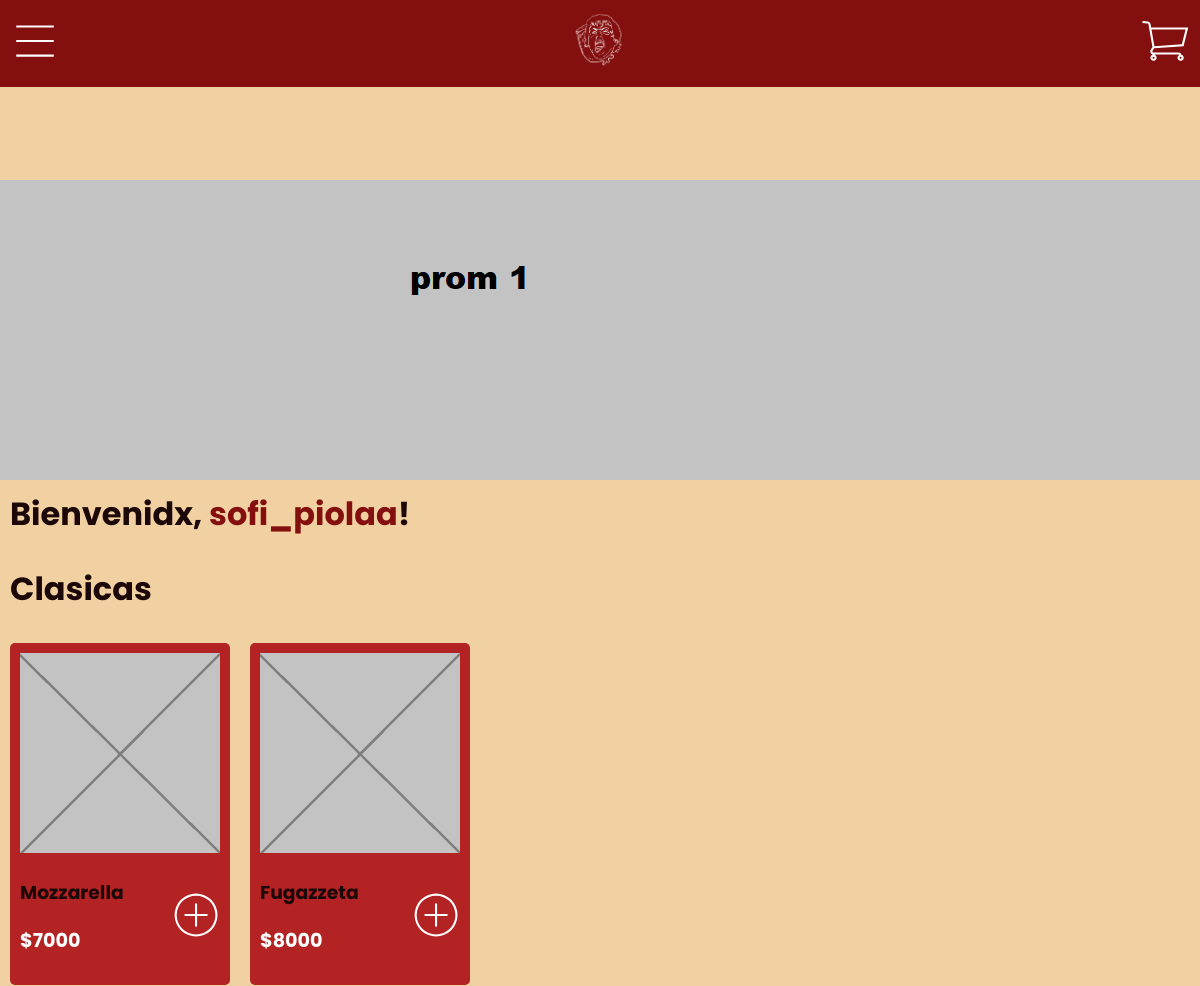
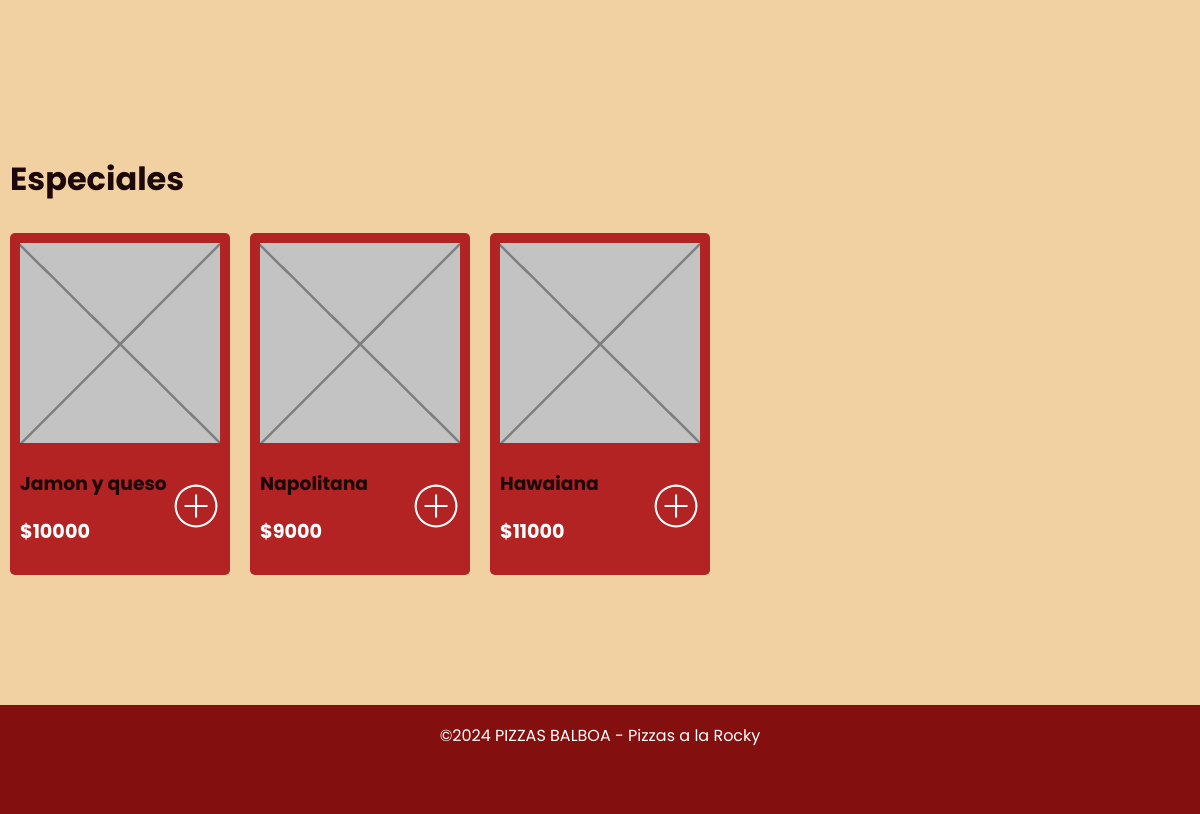
Screenshot of /home.php (signed in) with the database file from the repository (2 pictures, top to bottom).
### tables this page shows
CREATE TABLE `pizza` (
  `pizza_id` int(11) NOT NULL,
  `pizza_name` text NOT NULL,
  `category_id` int(11) NOT NULL,
  `price` float NOT NULL,
  `image` varchar(255) NOT NULL
);

### config.php (called while the page is built, shortened)
<?php
function connectDB() {
    $conn = new mysqli(DB_HOST, DB_USER, DB_PASS, DB_NAME);
    return $conn;
}
?>

### controllers/PizzaController.php (called while the page is built, shortened)
<?php
require_once 'models/PizzaModel.php';
class PizzaController {
    private $pizzaModel;
    public function __construct() {
        $this->pizzaModel = new PizzaModel();
    }
    public function showPizzas() {
        $pizzas = $this->pizzaModel->getPizzas();
        $categories = $this->pizzaModel->getCategories();
        $groupedPizzas = [];
        foreach ($pizzas as $pizza) {
            $groupedPizzas[$pizza['category_id']]['pizzas'][] = $pizza;
        }
        return [$groupedPizzas, $categories];
    }
}
?>

### models/PizzaModel.php (called while the page is built, shortened)
<?php
require 'config.php';
class PizzaModel {
    private $conn;
    public function __construct() {
        $this->conn = connectDB();
    }
    public function getPizzas() {
        $query = "SELECT pizza_id, pizza_name, price, image, category_id FROM pizza";
        $result = $this->conn->query($query);
        $pizzas = [];
        if ($result->num_rows > 0) {
            while ($row = $result->fetch_assoc()) {
                $pizzas[] = $row;
            }
        }
        return $pizzas;
    }
    public function getCategories() {
        $query = "SELECT category_id, category_name FROM category";
        $result = $this->conn->query($query);
        $categories = [];
        if ($result->num_rows > 0) {
            while ($row = $result->fetch_assoc()) {
                $categories[$row['category_id']] = $row['category_name'];
            }
        }
        return $categories;
    }
}
?>

### views/pizzas_list.phtml (the view)
<div class="pizzas-container">
    <?php
    foreach ($groupedPizzas as $categoryId => $category) {
        echo '<div class="category">';
        echo '<h2>' . htmlspecialchars($categories[$categoryId]) . '</h2>';
        echo '<div class="pizzas-scroll">';
        foreach ($category['pizzas'] as $pizza) {
            echo '<div class="card">';
            echo '<img src="images/' . htmlspecialchars($pizza['image']) . '" alt="' . htmlspecialchars($pizza['pizza_name']) . '">';
            echo '<div class="card-content">';
            echo '<div class="pizza-info">';
            echo '<h3>' . htmlspecialchars($pizza['pizza_name']) . '</h3>';
            echo '<p class="price">$' . htmlspecialchars($pizza['price']) . '</p>';
            echo '</div>';
            echo '<button class="add-cart" data-id="' . $pizza['pizza_id'] . '" data-price="' . $pizza['price'] . '">
                    <svg width="50px" height="50px" viewBox="0 0 24 24" xmlns="http://www.w3.org/2000/svg" fill="#ffffff" stroke="#ffffff" stroke-width="0.00024000000000000003">
                        <g><path d="M12.5 2.2a10.3 10.3 0 1 0 10.3 10.3A10.299 10.299 0 0 0 12.5 2.2zm0 19.6a9.3 9.3 0 1 1 9.3-9.3 9.31 9.31 0 0 1-9.3 9.3zM13 12h5v1h-5v5h-1v-5H7v-1h5V7h1z"></path></g>
                    </svg>
                  </button>';
            echo '</div>';
            echo '</div>';
        }
        echo '</div>';
        echo '</div>';
    }
    ?>
</div>

### css/style.css (style rules this page uses)
* { box-sizing: border-box; font-family: "Poppins", sans-serif; list-style: none; text-decoration: none; }
body { margin: 0; padding: 0; background-color: #b42323; font-family: Arial, sans-serif; }
.home-b { background-color: #f1d0a2; }
p, h1, h2, h3 { color: #1c0808; text-align: center; }
h2 { margin-bottom: 20px; }
.category { padding-bottom: 10%; }
.category h2 { font-size: 2em; text-align: left; margin-left: 10px; }
.pizzas-scroll { display: flex; overflow-x: auto; }
.card { background-color: #b42323; border-radius: 5px; padding: 10px; margin: 10px; text-align: center; width: 220px; }
.card-content { display: flex; justify-content: space-between; align-items: center; }
.card img { width: 200px; height: 200px; }
.pizza-info { text-align: left; }
.price { font-size: 1.2em; color: white; font-weight: bold; text-align: left; }
.add-cart { background-color: transparent; border: none; cursor: pointer; padding: 0; }

### rows the page displays
pizza: image (picture), pizza_name "Mozzarella", price "7000"
pizza: image (picture), pizza_name "Fugazzeta", price "8000"
pizza: image (picture), pizza_name "Jamon y queso", price "10000"
pizza: image (picture), pizza_name "Napolitana", price "9000"
pizza: image (picture), pizza_name "Hawaiana", price "11000"

### other values shown
$_SESSION['username'] "sofi_piolaa"
$categories[$categoryId] "Clasicas"
$categories[$categoryId] "Especiales"
